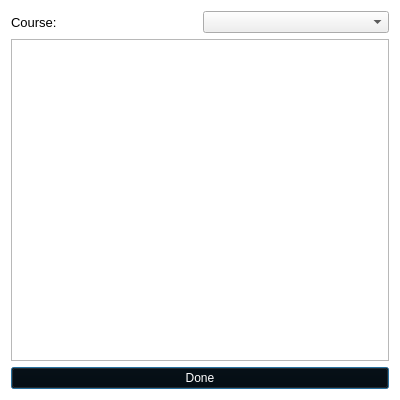
<?xml version="1.0" encoding="UTF-8"?>
<ui version="4.0">
 <class>Dialog</class>
 <widget class="QDialog" name="Dialog">
  <property name="geometry">
   <rect>
    <x>0</x>
    <y>0</y>
    <width>400</width>
    <height>400</height>
   </rect>
  </property>
  <property name="minimumSize">
   <size>
    <width>400</width>
    <height>400</height>
   </size>
  </property>
  <property name="maximumSize">
   <size>
    <width>400</width>
    <height>400</height>
   </size>
  </property>
  <property name="windowTitle">
   <string>Dialog</string>
  </property>
  <property name="styleSheet">
   <string notr="true">QLabel {
	font: 13px;
}
QDialog {
background-color: white;
}</string>
  </property>
  <layout class="QGridLayout" name="gridLayout">
   <item row="4" column="0">
    <widget class="QPushButton" name="pushButton">
     <property name="styleSheet">
      <string notr="true">QPushButton
{
  background-color:black;
color:white;
}

QPushButton:hover:!pressed
{
    border: 1px solid white;
}
</string>
     </property>
     <property name="text">
      <string>Done</string>
     </property>
    </widget>
   </item>
   <item row="3" column="0">
    <widget class="QTextEdit" name="textEdit"/>
   </item>
   <item row="2" column="0">
    <layout class="QHBoxLayout" name="horizontalLayout_2">
     <item>
      <widget class="QLabel" name="label_2">
       <property name="text">
        <string>Course: </string>
       </property>
      </widget>
     </item>
     <item>
      <widget class="QComboBox" name="comboBox"/>
     </item>
    </layout>
   </item>
  </layout>
 </widget>
 <resources/>
 <connections/>
</ui>
